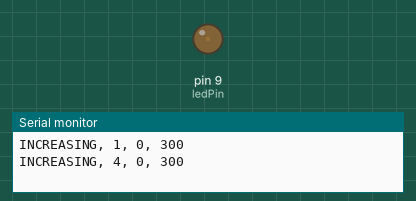
Simulated run of this sketch. Board: Arduino Uno, built with avr-gcc and run on an emulated ATmega328P. Shown: output pins drawn as LEDs (lit = HIGH), the last lines printed to the serial monitor.

Above: at 0.05 s.
At 1.05 s:
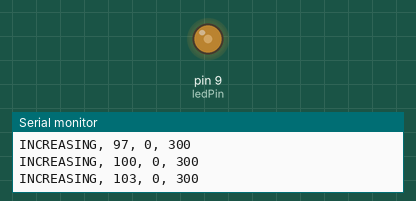
At 2.05 s:
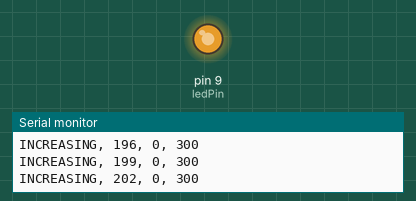
At 4.1 s:
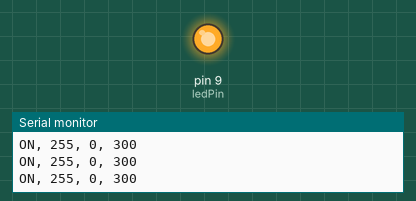
Timing chart, 0 to 6.6 s (numbered marks = the images above):
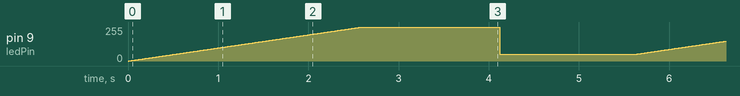

The sketch:

pointlightsOnandDim.ino
```cpp
enum ledStates {INCREASE, DECREASE, STAY, WAVE, DIM, ON}; // Here we make nicknames for the different states our program supports.
enum ledStates ledState; // We define 'ledState' as type ledStates'
enum ledStates previousLedState = ledState;

unsigned long startMillis;  //some global variables available anywhere in the program
unsigned long currentMillis;

int brightness = 0; // our main variable for setting the brightness of the LED
float velocity = 1.0; // the speed at which we change the brightness.
int ledPin = 9; // we use pin 9 for PWM
int p = 0; // use to keep track how often we plot
int plotFrequency = 3; // how often we plot, every Nth time.

void setup() {
  // put your setup code here, to run once:
  pinMode(ledPin, OUTPUT); // set ledPin as an output.
  Serial.begin(9600); // initiate the Serial monitor so we can use the Serial Plotter to graph our patterns
}

void loop() {
  // put your main code here, to run repeatedly:
  compose();
  delay(10);
  analogWrite(ledPin, brightness);
  currentMillis = millis(); //store the current time since the program started
}

void compose() {
  // this is a state machine which allows us to decouple the various operations from timed loops.
  // instead we just switch from state to state when particular conditions are met.
  // we switch states by calling the changeState() function.

  switch (ledState){

  case INCREASE:
    brightness = increase_brightness(brightness, 1);

    plot("INCREASING", brightness);

    if (brightness > 255){
      //ledState = WAVE;
      changeState(ON);
      }
    break;

  case DECREASE:
    brightness = decrease_brightness(brightness, 0.5);
    plot("DECREASING", brightness);
      if (brightness == 0){
      changeState(DIM);
      }
     break;

  case WAVE:
    plot("WAVE", brightness);

    brightness = sinewave(1000,100,0); // you can tweak the parameters of the sinewave
    analogWrite(ledPin, brightness);

    if (currentMillis - startMillis >= 5000){ //change state after 5 secs by comparing the time elapsed since we last change state
      changeState(DECREASE);
      }
    break;

  case STAY:
    plot("STAY", brightness);
    brightness = brightness;
    break;

  case ON:
    plot("ON", brightness);
    brightness = 255;
    if (currentMillis - startMillis >= 1500){
      changeState(DIM);
      }
    break;

  case DIM:
    plot("OFF", brightness);
    brightness = 50;
    if (currentMillis - startMillis >= 1500){
      changeState(INCREASE);
      }
    break;
  }
}

void changeState(ledStates newState){
    // call to change state, will keep track of time since last state
    startMillis = millis();
    ledState = newState;
  }

void plot(char *state, int brightness){
    // use this function to plot a graph.
    // it will normalize the auto-scaling plotter

    if ((p % plotFrequency) == 0){
      Serial.print(state);
      Serial.print(", ");
      Serial.print(brightness);
      Serial.println(", 0, 300");
    }
    p++;
  }

int increase_brightness (int brightness, float velocity){
    return brightness = brightness + 1 * velocity;
  }

int decrease_brightness (int brightness, float velocity){
    return brightness = brightness - 1 * velocity;
  }

int sinewave(float duration, float amplitude, int offset){
    // Generate a sine oscillation, return a number.
    // In case you are using this for analogWrite, make sure the amplitude does not exceed 256
    float period = millis()/duration; // Duration in ms determines the wavelength.
    float midpoint = amplitude / 2; // set the midpoint of the wave at half the amplitude so there are no negative numbers
    int value = midpoint + midpoint * sin ( period * 2.0 * PI );
    value = value + offset; //offset allows you to move the wave up and down on the Y-axis. Should not exceed the value of amplitude to prevent clipping.
    return value;
  }
```

Measured:
- by itself, pin 9 (ledPin): ramps from 1/255 to 255/255 and jumps back, once every 5.1 s
